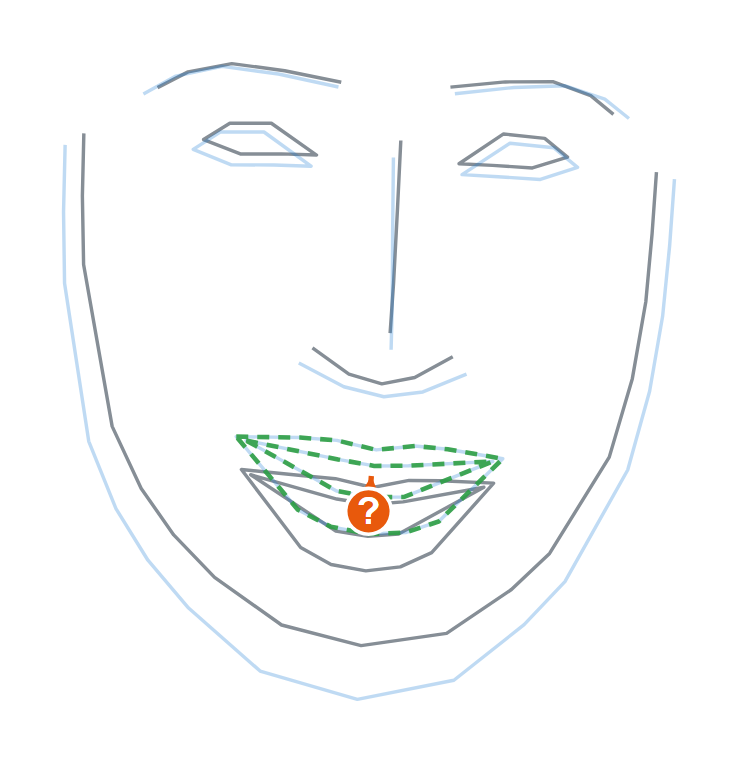
#> input picture artstockfish_realcritique.png, 738 x 762 px
$ python -i sketchify.py   (imports and definitions only)
#> lines starting #> are read from the running program, lines starting #| are printed output that depends on the picture
#> further down, picture is the input picture: shape (762, 738, 3); mean B, G, R 251.3, 251.2, 250.4
"""Photo → sketch conversion and eval-pair image warping (spec §8 M2, §10).

Two jobs, both classical image processing (no learning — principle #1):

1. **XDoG sketchify**: turn a photo into a clean line-drawing-styled image. This is
   the z-scored difference-of-Gaussians recipe the de-risk sidecar validated by eye
   on all five test photos (``data/detection_report.md``: "the z-scored-DoG recipe in
   ``_scripts/run_facemesh.py::xdog`` works well"). Plain DoG is ~0 in flat regions
   regardless of brightness, so soft-thresholding its z-score makes line density
   robust across exposures.

2. **Landmark-driven image warp**: move a photo's pixels so that its landmarks land
   on given target positions (thin-plate-spline interpolation of the landmark
   displacements). Combined with :mod:`artstockfish.synth.distort` this turns any
   photo with detected landmarks into a *sketchified, distorted* eval image whose
   ground-truth findings are known — the M2-T1 pair generator (spec §10:
   "annotations carry over for free").

Both are deterministic given their inputs; the only randomness is the explicitly
seeded parameter sampling for M2-T2's "two random sketchifications".
"""

from __future__ import annotations

import cv2
import numpy as np

# XDoG defaults — the de-risk sidecar's tuned variant "A" (data/detection_report.md,
# Method): sigma/k define the two Gaussians, phi the soft-threshold steepness, z_thr
# the z-score at which a pixel starts reading as line.
XDOG_SIGMA = 1.2
XDOG_K = 1.6
XDOG_PHI = 1.4
XDOG_Z_THR = -0.9

# M2-T2 "random sketchification" parameter ranges: wide enough that two draws give
# visibly different stroke weight/density (real re-sketching variance), narrow enough
# that every draw still reads as clean line art (eyeballed across the data/ photos).
XDOG_SIGMA_RANGE = (1.0, 1.5)
XDOG_PHI_RANGE = (1.2, 1.6)
XDOG_Z_THR_RANGE = (-1.1, -0.7)


def _to_gray(image: np.ndarray) -> np.ndarray:
    """Accept gray/BGR/BGRA uint8 → float32 gray in [0, 1]."""
    img = np.asarray(image)
    if img.ndim == 3:
        code = cv2.COLOR_BGRA2GRAY if img.shape[2] == 4 else cv2.COLOR_BGR2GRAY
#> code = 6
        img = cv2.cvtColor(img, code)
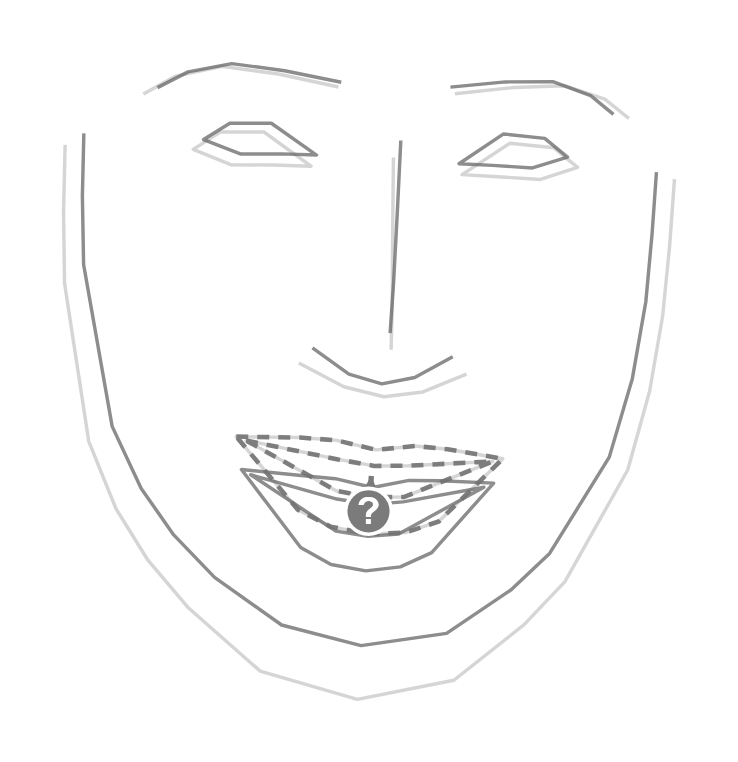
#> img: shape (762, 738); min 116, max 255, mean 251
    return img.astype(np.float32) / 255.0


def xdog(
    image: np.ndarray,
    *,
    sigma: float = XDOG_SIGMA,
    k: float = XDOG_K,
    phi: float = XDOG_PHI,
    z_thr: float = XDOG_Z_THR,
) -> np.ndarray:
    """eXtended Difference-of-Gaussians: photo → line-drawing image.

    Args:
        image: uint8 gray or BGR(A) photo.
        sigma: inner Gaussian sigma; ``sigma * k`` is the outer one.
        k: outer/inner sigma ratio.
        phi: soft-threshold steepness.
        z_thr: z-score threshold; lower values produce denser/darker lines.

    Returns:
        uint8 grayscale image, white paper with dark lines (same size as input).
    """
    g = _to_gray(image)
    g1 = cv2.GaussianBlur(g, (0, 0), sigma)
    g2 = cv2.GaussianBlur(g, (0, 0), sigma * k)
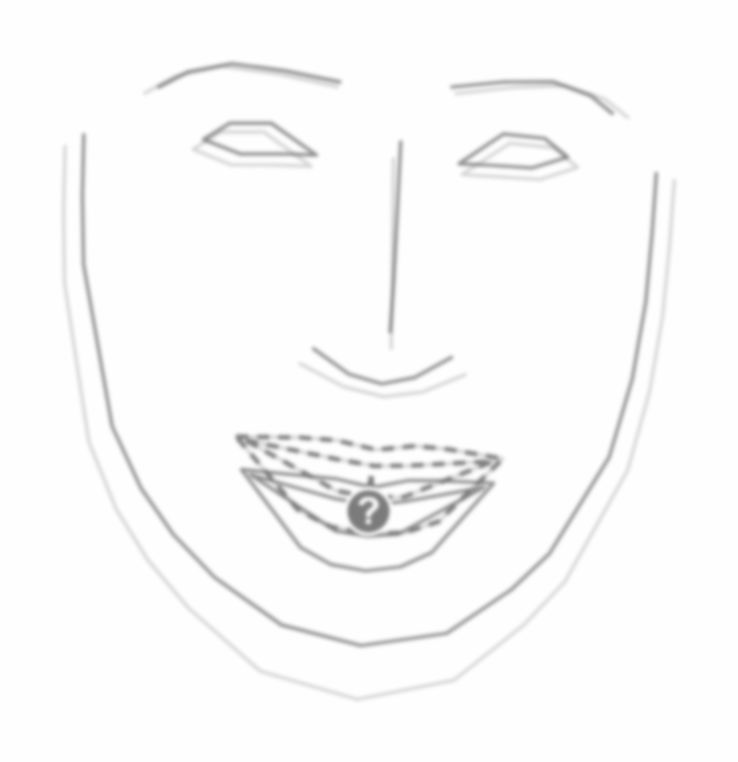
#> g2: shape (762, 738) float32; min 0.482, max 1, mean 0.984
    dog = g1 - g2
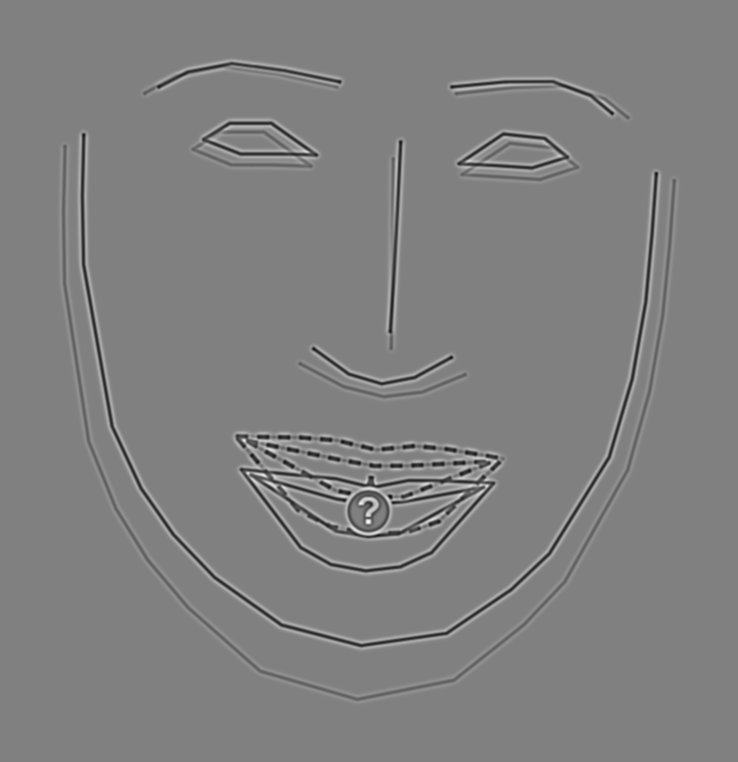
#> dog: shape (762, 738) float32; min -0.14, max 0.138, mean 1.67e-07; drawn with min black and max white
    z = (dog - dog.mean()) / (dog.std() + 1e-6)
    out = np.clip(1.0 + np.tanh(phi * (z - z_thr)), 0.0, 1.0)
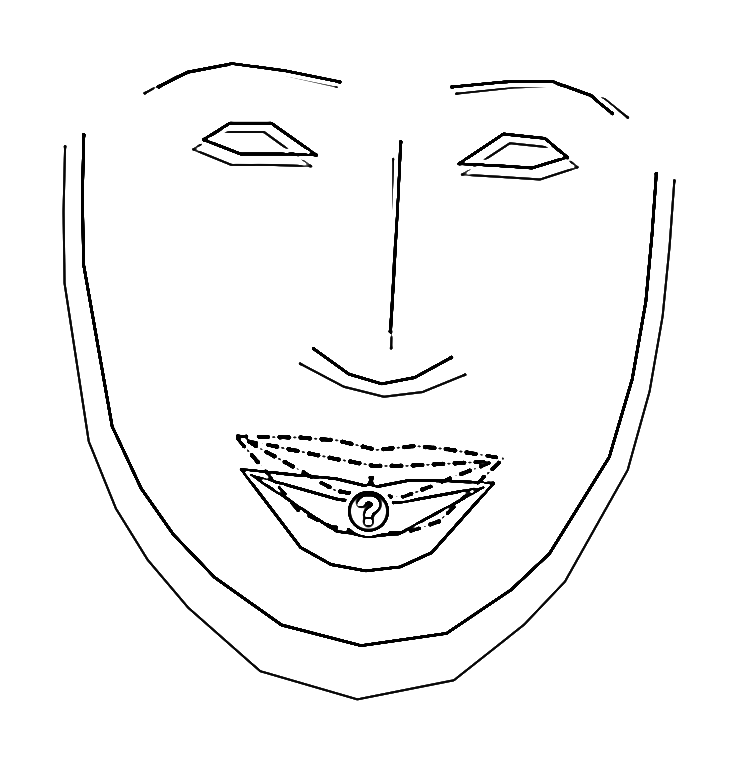
#> out: shape (762, 738) float32; min 0, max 1, mean 0.966
    return (out * 255.0).astype(np.uint8)


# [63 lines left out: functions random_xdog_params, warp_image_to_landmarks, not called in this run]

>>> import cv2
>>> picture = cv2.imread('../../../artstockfish_realcritique.png')
>>> result = xdog(picture)
